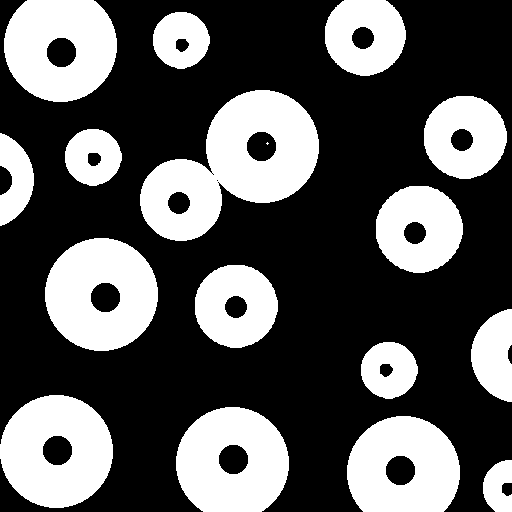
%> input picture project09/img/Fig0916(a)(region-filling-reflections).tif, 512 x 512 px
$ octave example0907.m   (GNU Octave 9; MATLAB toolbox functions it lacks are replaced by stand-ins)
%> lines starting %> are read from the running program, lines starting %| are printed output that depends on the picture; in (x1, y1, x2, y2) boxes, pixels count from 0 and x2, y2 are one past the last pixel; in counts of white or black regions, pixels touching at a corner belong together; the program's own positions count from 1
f=imread('img/Fig0916(a)(region-filling-reflections).tif');                          %Read in image
%> f is the input picture: size 512x512 uint8; 35.3% white; 17 white regions (1 under 20 px), largest, box (x1, y1, x2, y2) and area: (140, 90, 319, 241) 14240, (45, 238, 158, 351) 9332, (0, 395, 113, 508) 9332
[L,n]=bwlabel(f);
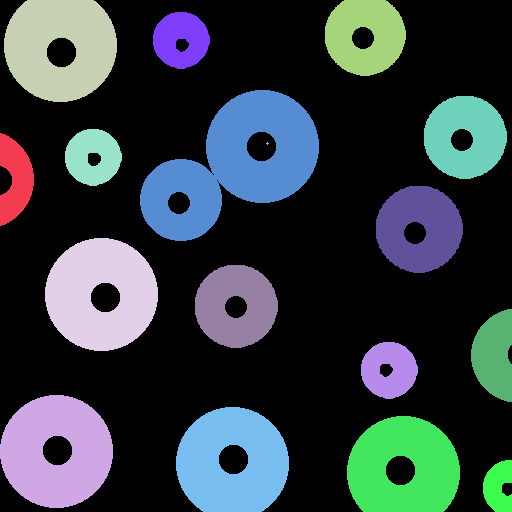
%> L: size 512x512 double; 18 distinct labels, from 0 to 17; one colour per label, 0 black
%> n = 17
[r,c]=find(L==3);
%> r = 8833 values from 1 to 102; c = 8833 values from 5 to 117
rbar=mean(r);
%> rbar = 48.29
cbar=mean(c);
%> cbar = 60.92
imshow(f);

for k=1:n
    [r,c]=find(L==k);
    rbar=mean(r);
    cbar=mean(c);
%> (the run ends here)
